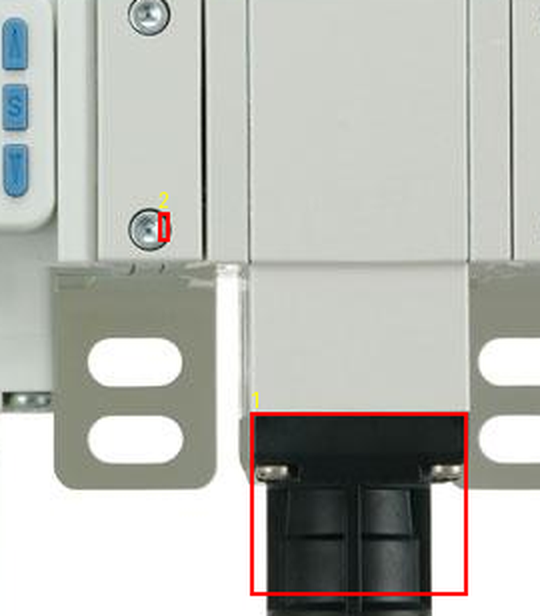

Recreate this plot in Python.
# Sag valf modulundeki TUM koyu oyuk adaylarini bul, numarala, buyutulmus gorsele yaz. Mehmet Abi numara secsin.
from PIL import Image, ImageDraw
import numpy as np
from scipy import ndimage
png = Image.open('public/products/ams-flow.png').convert('RGBA')
W, H = png.size
a = np.asarray(png).astype(int)
alpha = a[:, :, 3]; mx = a[:, :, :3].max(axis=2)
# Sag modul bolgesi
rx0, rx1 = int(0.60*W), int(0.86*W)
ry0, ry1 = int(0.18*H), int(0.42*H)
roi = np.zeros((H, W), bool); roi[ry0:ry1, rx0:rx1] = True
dark = (alpha > 80) & (mx < 95) & roi
lbl, n = ndimage.label(dark)
vis = png.convert('RGB').copy()
d = ImageDraw.Draw(vis)
cands = []
for i in range(1, n+1):
    ys, xs = np.where(lbl == i)
    if len(xs) < 8: continue
    bw, bh = xs.max()-xs.min(), ys.max()-ys.min()
    if bw < 4 or bh < 4: continue
    if bw > 0.18*W or bh > 0.18*H: continue   # cok buyuk (govde/egzoz govdesi) ele
    cands.append((xs.min(), ys.min(), xs.max(), ys.max(), len(xs)))
cands.sort(key=lambda c: -c[4])
for idx, (x0,y0,x1,y1,nn) in enumerate(cands[:8], 1):
    d.rectangle([x0,y0,x1,y1], outline=(255,0,0), width=2)
    d.text((x0, y0-12), str(idx), fill=(255,255,0))
    print('#%d px=(%d,%d)-(%d,%d) wh=(%d,%d) oran cx=%.4f cy=%.4f w=%.4f h=%.4f' % (
        idx,x0,y0,x1,y1,x1-x0,y1-y0,(x0+x1)/2/W,(y0+y1)/2/H,(x1-x0)/W,(y1-y0)/H))
crop = vis.crop((rx0-10, ry0-10, rx1+10, ry1+10))
crop = crop.resize((crop.width*2, crop.height*2), Image.LANCZOS)
crop.save('tools/_slots.png')
print('saved tools/_slots.png')
